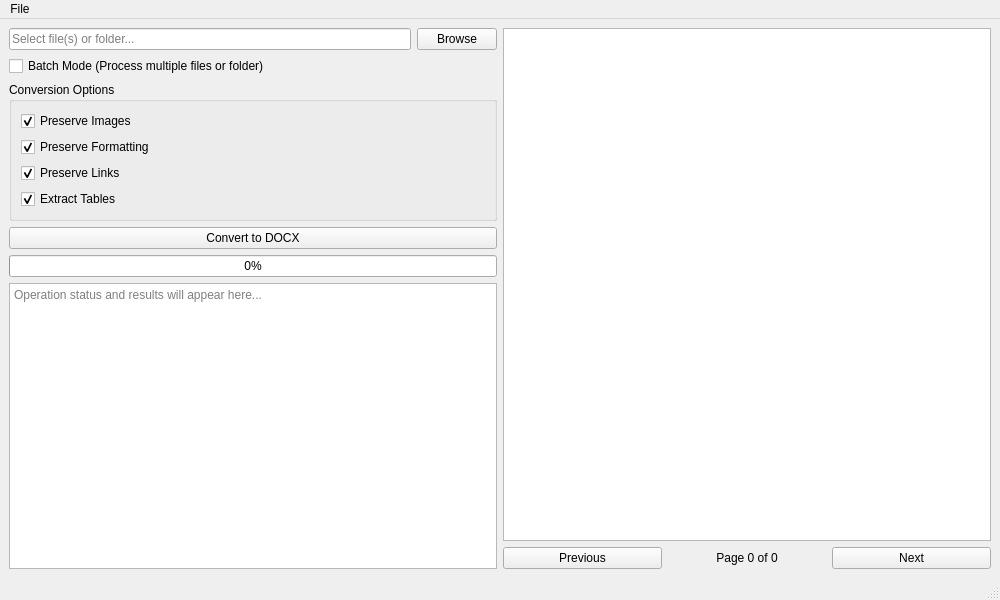
<?xml version='1.0' encoding='utf-8'?>
<ui version="4.0">
 <class>MainWindow</class>
 <widget class="QMainWindow" name="MainWindow">
  <property name="geometry">
   <rect>
    <x>0</x>
    <y>0</y>
    <width>1000</width>
    <height>600</height>
   </rect>
  </property>
  <property name="windowTitle">
   <string>PDF to DOCX Converter</string>
  </property>
  <widget class="QWidget" name="centralwidget">
   <layout class="QHBoxLayout" name="horizontalLayout_3">
    <item>
     <layout class="QVBoxLayout" name="leftLayout">
      <item>
       <layout class="QHBoxLayout" name="horizontalLayout">
        <item>
         <widget class="QLineEdit" name="inputFileEdit">
          <property name="placeholderText">
           <string>Select file(s) or folder...</string>
          </property>
          <property name="readOnly">
           <bool>true</bool>
          </property>
          <property name="rfuLocale_setPlaceholderText" stdset="0">
           <string notr="true">Legacy.s085593ea0e434e26</string>
          </property>
         </widget>
        </item>
        <item>
         <widget class="QPushButton" name="browseButton">
          <property name="text">
           <string>Browse</string>
          </property>
          <property name="rfuLocale_setText" stdset="0">
           <string notr="true">Legacy.s3227aa9666253f7a</string>
          </property>
         </widget>
        </item>
       </layout>
      </item>
      <item>
       <widget class="QCheckBox" name="batchModeCheckbox">
        <property name="text">
         <string>Batch Mode (Process multiple files or folder)</string>
        </property>
        <property name="rfuLocale_setText" stdset="0">
         <string notr="true">Legacy.s86e5aa6c133a6e6f</string>
        </property>
       </widget>
      </item>
      <item>
       <widget class="QGroupBox" name="conversionOptionsGroup">
        <property name="title">
         <string>Conversion Options</string>
        </property>
        <layout class="QVBoxLayout" name="verticalLayout">
         <item>
          <widget class="QCheckBox" name="preserveImagesCheck">
           <property name="text">
            <string>Preserve Images</string>
           </property>
           <property name="checked">
            <bool>true</bool>
           </property>
           <property name="rfuLocale_setText" stdset="0">
            <string notr="true">Legacy.s2cfb07131645474b</string>
           </property>
          </widget>
         </item>
         <item>
          <widget class="QCheckBox" name="preserveFormattingCheck">
           <property name="text">
            <string>Preserve Formatting</string>
           </property>
           <property name="checked">
            <bool>true</bool>
           </property>
           <property name="rfuLocale_setText" stdset="0">
            <string notr="true">Legacy.s89c47f88eea3f48f</string>
           </property>
          </widget>
         </item>
         <item>
          <widget class="QCheckBox" name="preserveLinksCheck">
           <property name="text">
            <string>Preserve Links</string>
           </property>
           <property name="checked">
            <bool>true</bool>
           </property>
           <property name="rfuLocale_setText" stdset="0">
            <string notr="true">Legacy.s8b2733c260052fea</string>
           </property>
          </widget>
         </item>
         <item>
          <widget class="QCheckBox" name="extractTablesCheck">
           <property name="text">
            <string>Extract Tables</string>
           </property>
           <property name="checked">
            <bool>true</bool>
           </property>
           <property name="rfuLocale_setText" stdset="0">
            <string notr="true">Legacy.se28f43c9fd4036b1</string>
           </property>
          </widget>
         </item>
        </layout>
        <property name="rfuLocale_setTitle" stdset="0">
         <string notr="true">Legacy.sf89a77de322df818</string>
        </property>
       </widget>
      </item>
      <item>
       <widget class="QPushButton" name="convertButton">
        <property name="text">
         <string>Convert to DOCX</string>
        </property>
        <property name="rfuLocale_setText" stdset="0">
         <string notr="true">Legacy.sc44a9acea69a31dd</string>
        </property>
       </widget>
      </item>
      <item>
       <widget class="QProgressBar" name="progressBar">
        <property name="value">
         <number>0</number>
        </property>
       </widget>
      </item>
      <item>
       <widget class="QTextEdit" name="outputText">
        <property name="readOnly">
         <bool>true</bool>
        </property>
        <property name="placeholderText">
         <string>Operation status and results will appear here...</string>
        </property>
        <property name="rfuLocale_setPlaceholderText" stdset="0">
         <string notr="true">Legacy.s3a170a5c58931df1</string>
        </property>
       </widget>
      </item>
     </layout>
    </item>
    <item>
     <layout class="QVBoxLayout" name="rightLayout">
      <item>
       <widget class="QGraphicsView" name="previewView">
        <property name="sizePolicy">
         <sizepolicy hsizetype="Expanding" vsizetype="Expanding">
          <horstretch>1</horstretch>
          <verstretch>0</verstretch>
         </sizepolicy>
        </property>
       </widget>
      </item>
      <item>
       <layout class="QHBoxLayout" name="navigationLayout">
        <item>
         <widget class="QPushButton" name="prevButton">
          <property name="text">
           <string>Previous</string>
          </property>
          <property name="rfuLocale_setText" stdset="0">
           <string notr="true">Legacy.sa57b08a480b822a0</string>
          </property>
         </widget>
        </item>
        <item>
         <widget class="QLabel" name="pageLabel">
          <property name="text">
           <string>Page 0 of 0</string>
          </property>
          <property name="alignment">
           <set>Qt::AlignCenter</set>
          </property>
          <property name="rfuLocale_setText" stdset="0">
           <string notr="true">Legacy.s3471f557170a112d</string>
          </property>
         </widget>
        </item>
        <item>
         <widget class="QPushButton" name="nextButton">
          <property name="text">
           <string>Next</string>
          </property>
          <property name="rfuLocale_setText" stdset="0">
           <string notr="true">Legacy.s1ff57a29d7c9d11b</string>
          </property>
         </widget>
        </item>
       </layout>
      </item>
     </layout>
    </item>
   </layout>
  </widget>
  <widget class="QMenuBar" name="menubar">
   <property name="geometry">
    <rect>
     <x>0</x>
     <y>0</y>
     <width>1000</width>
     <height>27</height>
    </rect>
   </property>
   <widget class="QMenu" name="menuFile">
    <property name="title">
     <string>File</string>
    </property>
    <addaction name="actionExit" />
    <property name="rfuLocale_setTitle" stdset="0">
     <string notr="true">Legacy.s50009ce1da4d15e1</string>
    </property>
   </widget>
   <addaction name="menuFile" />
  </widget>
  <widget class="QStatusBar" name="statusbar" />
  <action name="actionExit">
   <property name="text">
    <string>Exit</string>
   </property>
   <property name="shortcut">
    <string>Ctrl+Q</string>
   </property>
   <property name="rfuLocale_setText" stdset="0">
    <string notr="true">Legacy.sd17d84a604994b72</string>
   </property>
  </action>
  <property name="rfuLocale_setWindowTitle" stdset="0">
   <string notr="true">Legacy.s0da0b23bb334b093</string>
  </property>
 </widget>
 <resources />
 <connections />
</ui>
